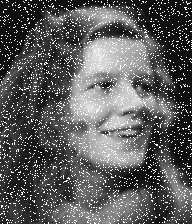
#> input picture aula5/enhance-me.gif, 192 x 224 px
$ python exe1.py
#> lines starting #> are read from the running program, lines starting #| are printed output that depends on the picture; after the words box and inside, x2 and y2 are one past the last pixel; in counts of white or black regions, pixels touching at a corner belong together
#> in main, im is the input picture: PIL image 192x224 L; min 0, max 31, mean 11.4
from PIL import Image
import numpy as np
from numpy import asarray
import matplotlib.pyplot as plt
import cv2

def histograma(imagem):
    img = imagem.convert('L') # Converta para escala de cinza
    img_data = np.array(img)

    # Calcule o histograma da imagem
    hist, _ = np.histogram(img_data.flatten(), 256, [0, 256])
#> hist = 256 values, max 6817 at index 2, min 0 at index 29, mean 168

    # Calcule a função de distribuição cumulativa (CDF)
    cdf = hist.cumsum()
#> cdf = 256 values from 3 to 43008
    cdf_normalized = cdf * hist.max() / cdf.max()
#> cdf_normalized = 256 values from 0.476 to 6817

    # Aplique a equalização de histograma
    cdf_m = np.ma.masked_equal(cdf, 0)
    cdf_m = (cdf_m - cdf_m.min()) * 255 / (cdf_m.max() - cdf_m.min())
    cdf = np.ma.filled(cdf_m, 0).astype('uint8')
#> cdf = 256 values from 0 to 255
    equalized_img_data = cdf[img_data]
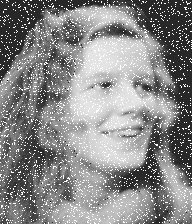
#> equalized_img_data: shape (224, 192); min 0, max 255, mean 135.8

    # Exiba a imagem equalizada
    equalized_img = Image.fromarray(equalized_img_data)

    return equalized_img


def main():

   # im = np.array(Image.open('fig.tif'))
    #im2 = np.array(Image.open('enhance-me.gif'))
    im= Image.open('enhance-me.gif')
    imt = im.copy()
    img = im.copy()
    ime = histograma(im)


    im_data = np.array(imt)
    #im2_data = im2.copy()

    im_gama = np.array(img)

    # Defina os valores de c para testar
    t = 30
    g = 10
    c=1
    t_gama = c*im_gama**g
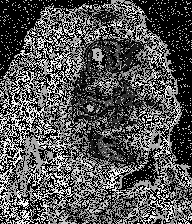
#> t_gama: shape (224, 192); min 0, max 249, mean 85.2
    t_log = t * np.log(1 + im_data)
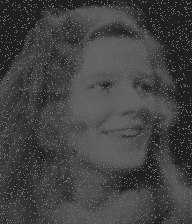
#> t_log: shape (224, 192) float16; min 0, max 103.9, mean 66.9

    bit_planes = []
    for i in range(8):
        bit_plane = (im_data >> i) & 1
        bit_planes.append(bit_plane)
#> this loop made 8 passes
#> pass 1, in main, `bit_plane = (im_data >> i) & 1`:
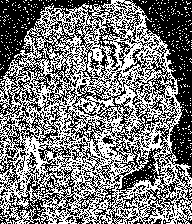
#> bit_plane: shape (224, 192); values 0 (black) and 1 (white), 47.8% white in thin lines or dots
#> pass 2, in main, `bit_plane = (im_data >> i) & 1`:
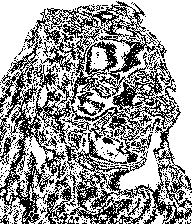
#> bit_plane: shape (224, 192); values 0 (black) and 1 (white), 61.8% white; black in thin lines or dots
#> pass 3, in main, `bit_plane = (im_data >> i) & 1`:
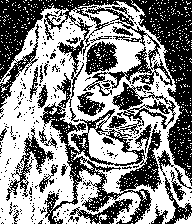
#> bit_plane: shape (224, 192); values 0 (black) and 1 (white), 53.7% white; 310 black regions (276 under 20 px), largest, box (x1, y1, x2, y2) and area: (0, 0, 192, 186) 8112, (40, 73, 176, 224) 5327, (83, 6, 173, 96) 1386
#> after the loop, bit_planes = 8 items

    for i, bit_plane in enumerate(bit_planes):
        if bit_plane.max() == 0:
            bit_plane = np.zeros_like(bit_plane)
        else:
            bit_planes[i] = (bit_plane/bit_plane.max()) * 255

    fig = plt.figure()
    plt1 = fig.add_subplot(431)
    plt2 = fig.add_subplot(432)
    plt3 = fig.add_subplot(433)
    plt4 = fig.add_subplot(434)
    plt5 = fig.add_subplot(435)
    plt6 = fig.add_subplot(436)
    plt7 = fig.add_subplot(437)
    plt8 = fig.add_subplot(438)
    plt9 = fig.add_subplot(439)
    plt10 = fig.add_subplot(4,3,10)
    plt11 = fig.add_subplot(4,3,11)
    plt12 = fig.add_subplot(4,3,12)


    plt1.set_title('Original')
    plt2.set_title('Transformada Logaritmica')
    plt3.set_title('Gama')
    plt4.set_title('Bit Plane 1')
    plt5.set_title('Bit Plane 2')
    plt6.set_title('Bit Plane 3')
    plt7.set_title('Bit Plane 4')
    plt8.set_title('Bit Plane 5')
    plt9.set_title('Bit Plane 6')
    plt10.set_title('Bit Plane 7')
    plt11.set_title('Bit Plane 8')
    plt12.set_title('Equalize')


    plt1.imshow(im, cmap='gray', vmin=0, vmax=255)
    plt2.imshow(t_log, cmap='gray', vmin=0, vmax=255)
    plt3.imshow(t_gama, cmap='gray', vmin=0, vmax=255)
    plt4.imshow(bit_planes[0], cmap='gray', vmin=0, vmax=255)
    plt5.imshow(bit_planes[1], cmap='gray', vmin=0, vmax=255)
    plt6.imshow(bit_planes[2], cmap='gray', vmin=0, vmax=255)
    plt7.imshow(bit_planes[3], cmap='gray', vmin=0, vmax=255)
    plt8.imshow(bit_planes[4], cmap='gray', vmin=0, vmax=255)
    plt9.imshow(bit_planes[5], cmap='gray', vmin=0, vmax=255)
    plt10.imshow(bit_planes[6], cmap='gray', vmin=0, vmax=255)
    plt11.imshow(bit_planes[7], cmap='gray', vmin=0, vmax=255)
    plt12.imshow(ime, cmap='gray', vmin=0, vmax=255)

    plt.show()
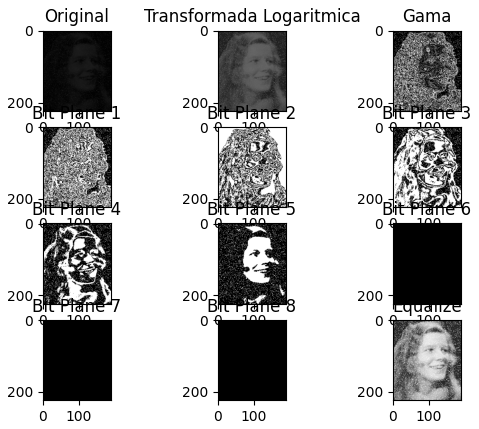
#> figure drawn by matplotlib, 12 panels


    return 0

if __name__ == '__main__':
    main()

$ run again, with aula5/fig.tif saved as aula5/enhance-me.gif
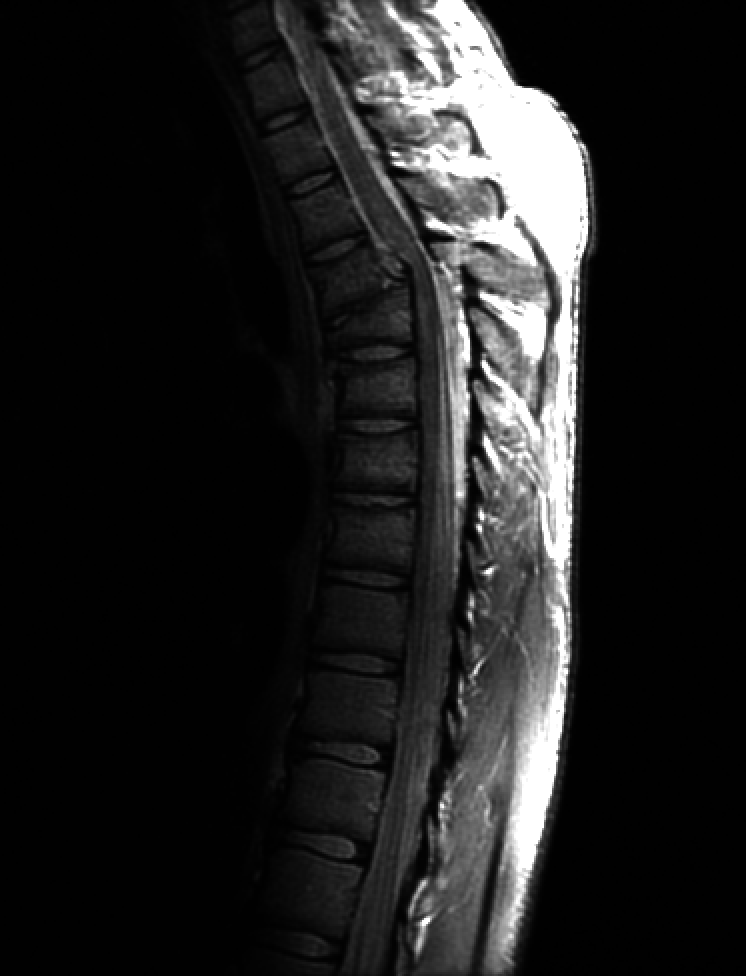
#> input picture aula5/fig.tif, 746 x 976 px
#> in main, im is the input picture: PIL image 746x976 P; min 0, max 255, mean 32.6
#> hist = 256 values, max 407152 at index 1, min 0 at index 59, mean 2844.1
#> in histograma, `cdf = hist.cumsum()`: cdf = 256 values from 10592 to 728096
#> cdf_normalized = 256 values from 5923.1 to 407152
#> in histograma, `cdf = np.ma.filled(cdf_m, 0).astype('uint8')`: cdf = 256 values from 0 to 255
#> the loop in main, `for i in range(8):` made 8 passes
#> pass 1, in main, `bit_plane = (im_data >> i) & 1`:
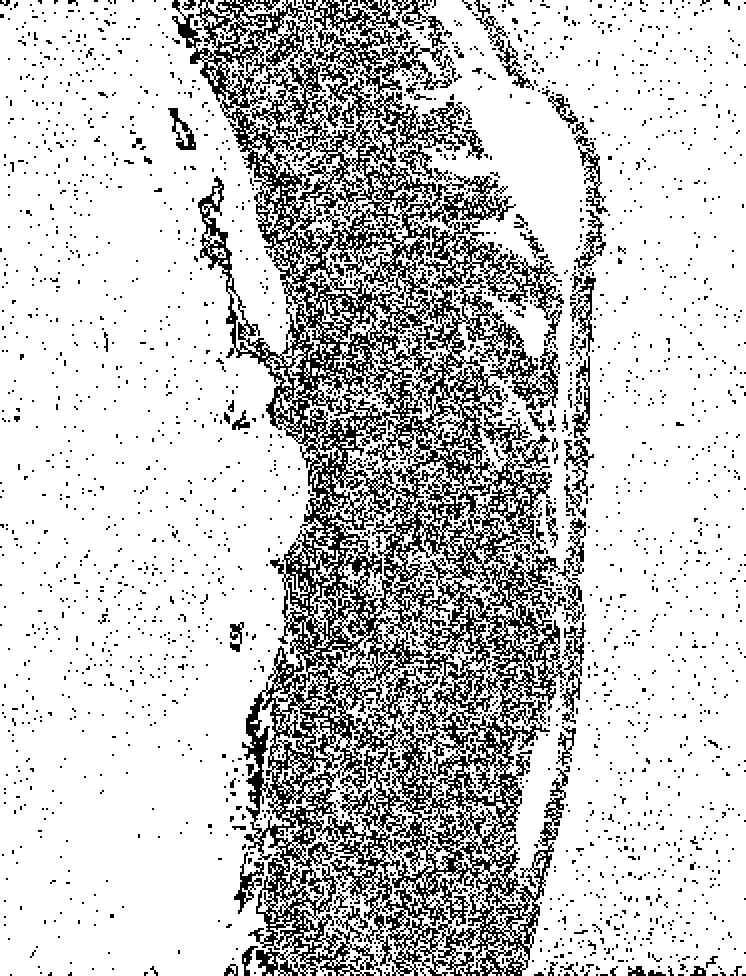
#> bit_plane: shape (976, 746); values 0 (black) and 1 (white), 78.7% white; black in thin lines or dots
#> pass 3, in main, `bit_plane = (im_data >> i) & 1`:
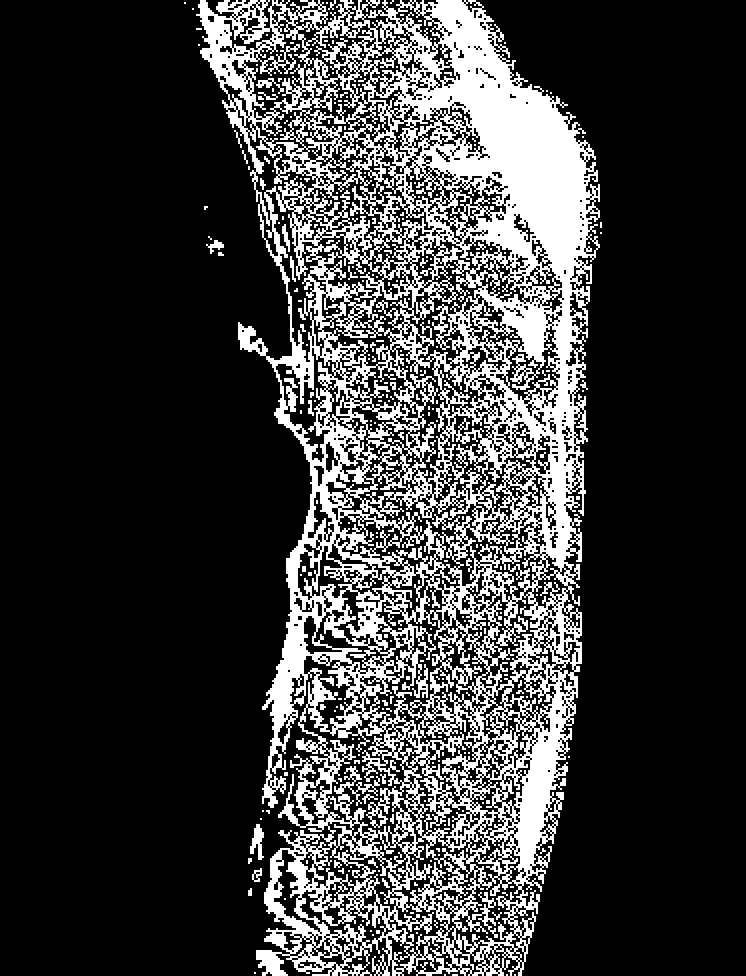
#> bit_plane: shape (976, 746); values 0 (black) and 1 (white), 22.6% white; 262 white regions (211 under 20 px), largest, box (x1, y1, x2, y2) and area: (196, 0, 600, 976) 161108, (250, 824, 264, 860) 276, (256, 78, 284, 94) 140
#> after the loop in main, `for i in range(8):`: bit_planes = 8 items
#> the loop in main, `for i, bit_plane in enumerate(bit_planes):` made 8 passes
